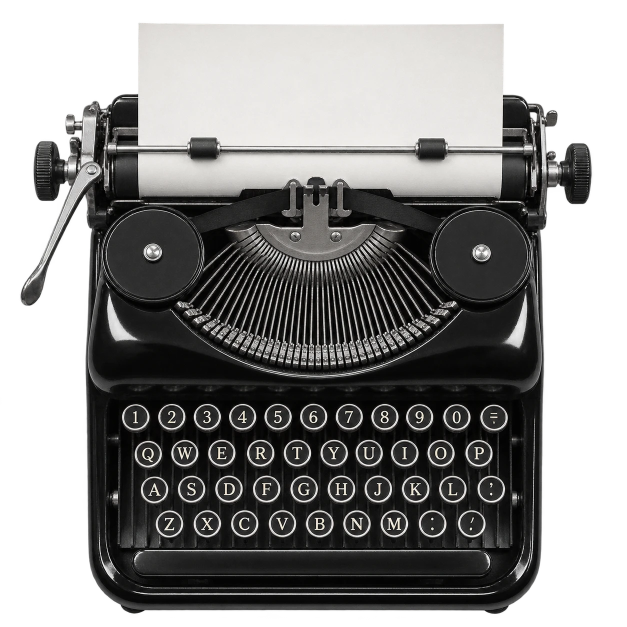
#> input picture assets/typewriter-source.webp, 1254 x 1254 px (shown at 1/2 size)
$ python typewriter.py
#> lines starting #> are read from the running program, lines starting #| are printed output that depends on the picture; after the words box and inside, x2 and y2 are one past the last pixel; in counts of white or black regions, pixels touching at a corner belong together
"""Typewriter plate for the site.

From assets/typewriter-source.webp (transparent background) this writes:
  site/assets/typewriter.png   the machine, grayscale + alpha, with the paper cut out so a live sheet
                               can sit behind the bail, ribbon and type guide
  site/assets/typewriter.json  key centres, space bar, return lever, paper rect, print line, typebar fan

  python3 art/typewriter.py
"""
import json, os
import numpy as np
from PIL import Image, ImageFilter

HERE = os.path.dirname(os.path.abspath(__file__))
ROOT = os.path.dirname(HERE)
src = Image.open(os.path.join(ROOT, "assets", "typewriter-source.webp")).convert("RGBA")
#> src is the input picture: PIL image 1254x1254 RGBA; mean R, G, B, A 64.6, 64.1, 63.2, 170.7
W, H = src.size
#> W = 1254; H = 1254
L = np.asarray(src.convert("L")).astype(np.float32)
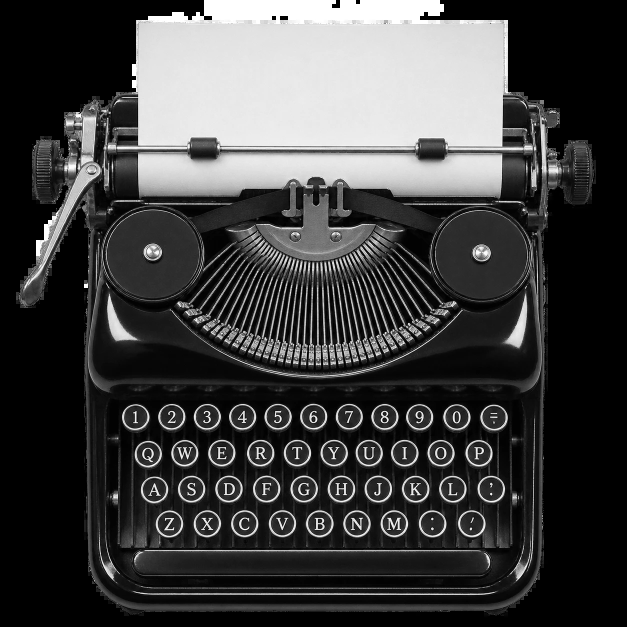
#> L: shape (1254, 1254) float32 (shown at 1/2 size); min 0, max 255, mean 64.1
A = np.asarray(src.getchannel("A")).astype(np.float32)
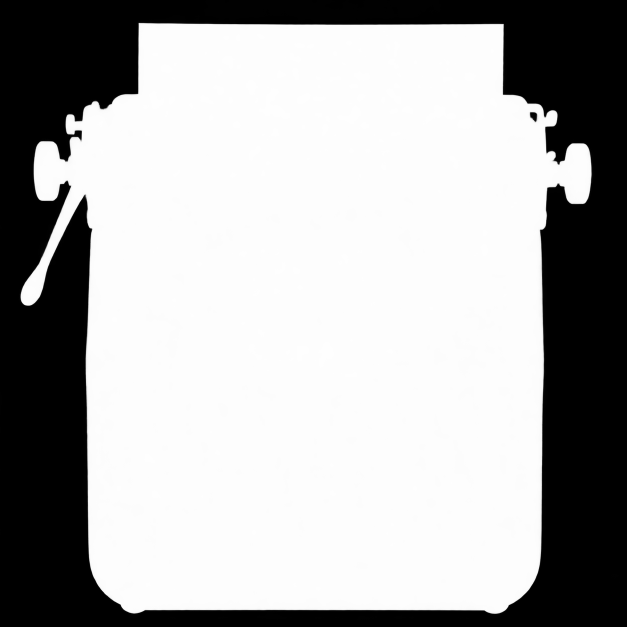
#> A: shape (1254, 1254) float32 (shown at 1/2 size); min 0, max 255, mean 170.7

# ---------- paper: bright pixels inside the sheet's rect, minus the type guide that stands in front ----------
PX0, PX1, PY0, PY1 = 276, 1004, 40, 393
yy, xx = np.mgrid[0:H, 0:W]
inside = (xx >= PX0) & (xx <= PX1) & (yy >= PY0) & (yy <= PY1)
guide = (xx > 560) & (xx < 700) & (yy > 350)
paper = inside & (L > 132) & ~(guide & (L < 215))
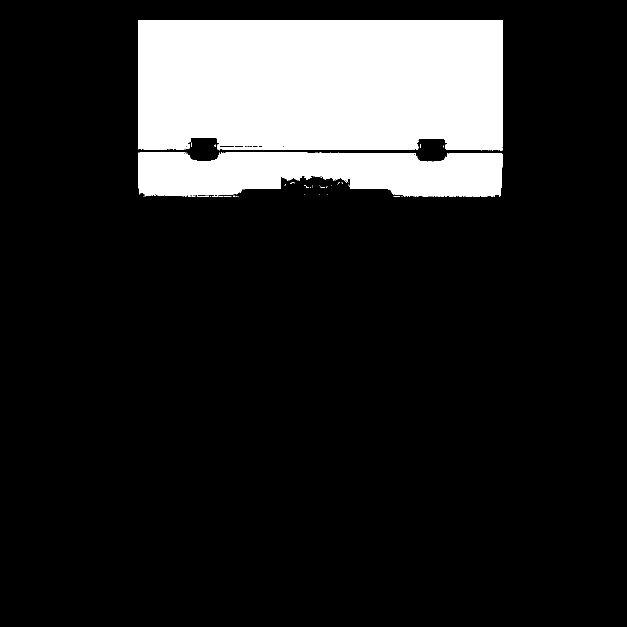
#> paper: shape (1254, 1254) bool (shown at 1/2 size); 15.2% white; 72 white regions (67 under 20 px), largest, box (x1, y1, x2, y2) and area: (276, 40, 1005, 301) 185787, (276, 304, 1005, 394) 52682, (329, 391, 375, 393) 51, (394, 391, 418, 393) 30, (931, 392, 945, 394) 20
pm = Image.fromarray((paper * 255).astype(np.uint8))
pm = pm.filter(ImageFilter.MinFilter(3)).filter(ImageFilter.MaxFilter(3))   # drop specks in the rod and ribbon
#> pm: PIL image 1254x1254 L; 15.1% white; 2 white regions, box (x1, y1, x2, y2) and area: (276, 40, 1005, 301) 185748, (276, 305, 1005, 391) 52012
pm = pm.filter(ImageFilter.MaxFilter(3)).filter(ImageFilter.GaussianBlur(0.8))  # eat the bright fringe at the edge
alpha = A * (1 - np.asarray(pm).astype(np.float32) / 255)
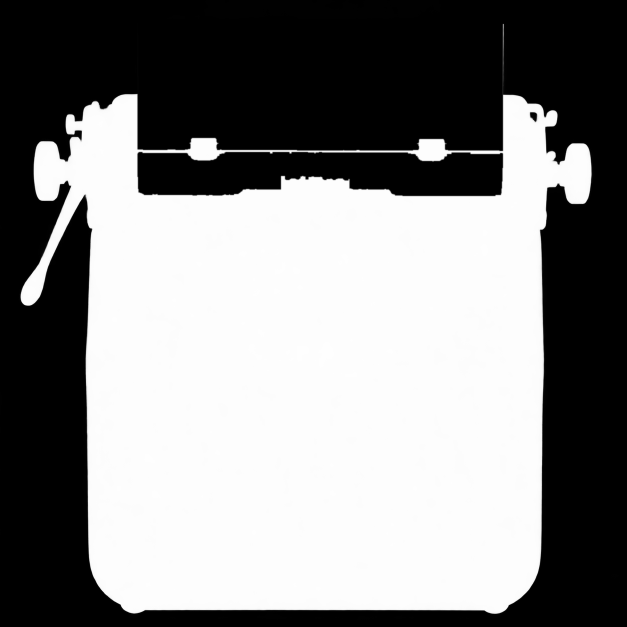
#> alpha: shape (1254, 1254) float32 (shown at 1/2 size); min 0, max 255, mean 132.9
alpha[(yy < 186) & (xx >= PX0 - 8) & (xx <= PX1 + 10)] = 0   # above the carriage there is only the sheet (and its edge shadow)
#> alpha: shape (1254, 1254) float32; 1.06% of pixels changed, all inside (x1, y1, x2, y2) = (268, 0, 1015, 186)

machine = Image.merge("LA", (src.convert("L"), Image.fromarray(alpha.clip(0, 255).astype(np.uint8))))
machine.save(os.path.join(ROOT, "site", "assets", "typewriter.png"), optimize=True)

# ---------- keys: ring template matching (radius 25) over the keyboard ----------
reg = L[780:1100, 200:1060] / 255
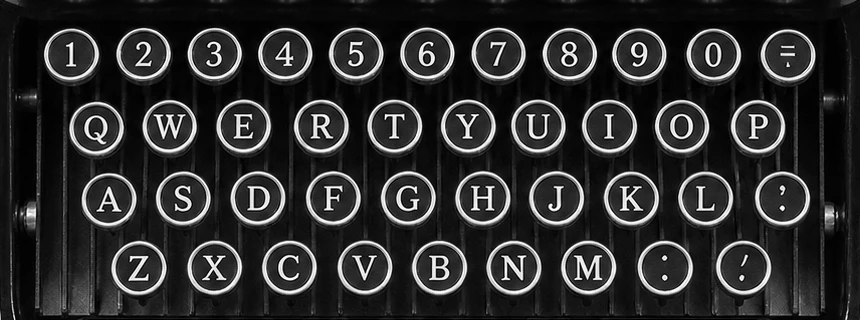
#> reg: shape (320, 860) float32; min 0, max 1, mean 0.176
r = 25; n = 2 * r + 9
ty, tx = np.mgrid[:n, :n] - n // 2
T = (np.abs(np.hypot(tx, ty) - r) < 1.6).astype(np.float32); T -= T.mean()
h, w = reg.shape
#> h = 320; w = 860
c = np.fft.irfft2(np.fft.rfft2(reg - reg.mean(), s=(h + n, w + n)) * np.fft.rfft2(T[::-1, ::-1], s=(h + n, w + n)),
                  s=(h + n, w + n))[n // 2:n // 2 + h, n // 2:n // 2 + w]
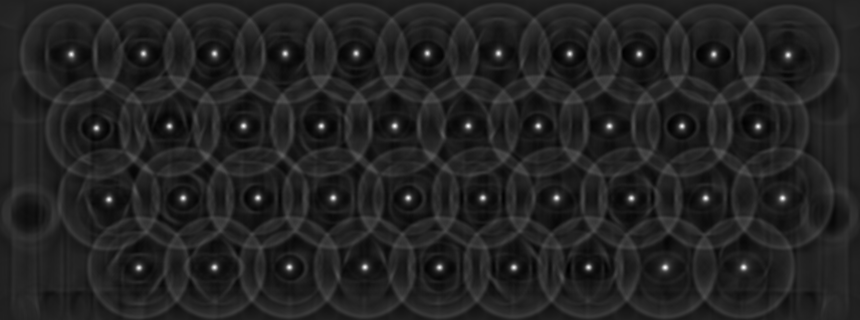
#> c: shape (320, 860) float64; min -44.13, max 278.1, mean 0.3; drawn with min black and max white
pts, c2 = [], c.copy()
#> pts = []
while True:
    y, x = np.unravel_index(np.argmax(c2), c2.shape)
    if c2[y, x] < c.max() * 0.45: break
    pts.append((int(x) + 200, int(y) + 780)); c2[max(0, y - 30):y + 30, max(0, x - 30):x + 30] = -1e9
#> this loop made 41 passes
#> (y, x) on passes 1 to 12: (198, 782), (267, 743), (267, 665), (126, 609), (267, 289), (198, 705), (126, 758), (267, 214), (197, 556), (126, 394), (198, 631), (267, 439)
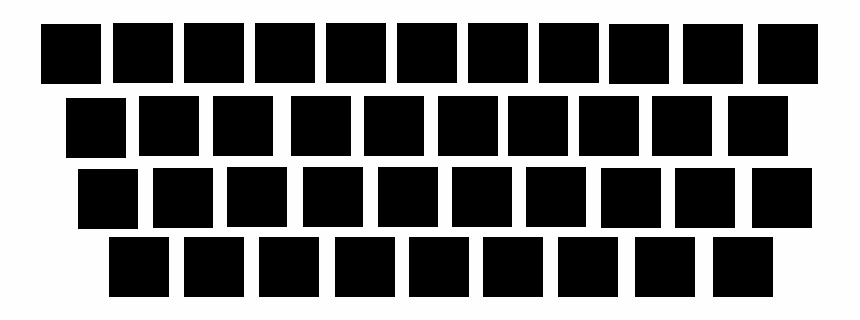
#> c2: shape (320, 860) float64; min -1e+09, max 76.99, mean -523255811.8; drawn with min black and max white
#> after the loop, pts = 40 pairs, first value 271 to 988, second value 833 to 1047
rows = {}
for x, y in pts: rows.setdefault(round(y / 70), []).append((x, y))
#> this loop made 40 passes
#> (x, y) on passes 1 to 12: (982, 978), (943, 1047), (865, 1047), (809, 906), (489, 1047), (905, 978), (958, 906), (414, 1047), (756, 977), (594, 906), (831, 978), (639, 1047)
#> after the loop, rows = 4 items
rows = [sorted(v) for _, v in sorted(rows.items())]
LABELS = ["1234567890=", "QWERTYUIOP", "ASDFGHJKL;", "ZXCVBNM,."]
assert [len(r_) for r_ in rows] == [len(s) for s in LABELS], [len(r_) for r_ in rows]
keys = [{"k": ch, "x": x, "y": y} for row, labels in zip(rows, LABELS) for ch, (x, y) in zip(labels, row)]
#> keys = 40 items

# ---------- typebar fan: the slot arc and the rest ends of the bars share one centre ----------
fan = {"cx": 627, "cy": 302, "pivot": 413, "rest": 172, "a0": 48, "a1": 132}

meta = {
    "size": [W, H],
    "paper": {"x0": PX0, "x1": PX1, "top": 46, "feed": PY1},  # feed: where the sheet goes into the platen
    "print": {"y": 352, "x0": PX0 + 58, "x1": PX1 - 58, "cols": 24, "line": 58},
    "keys": keys, "keyR": 27,
    "space": {"x0": 262, "x1": 990, "y0": 1098, "y1": 1156},
    "lever": {"x0": 36, "x1": 212, "y0": 318, "y1": 616},
    "fan": fan,
}
json.dump(meta, open(os.path.join(ROOT, "site", "assets", "typewriter.json"), "w"), indent=1)
print(f"typewriter: {len(keys)} keys, paper cut out, {W}x{H}")
#| typewriter: 40 keys, paper cut out, 1254x1254
